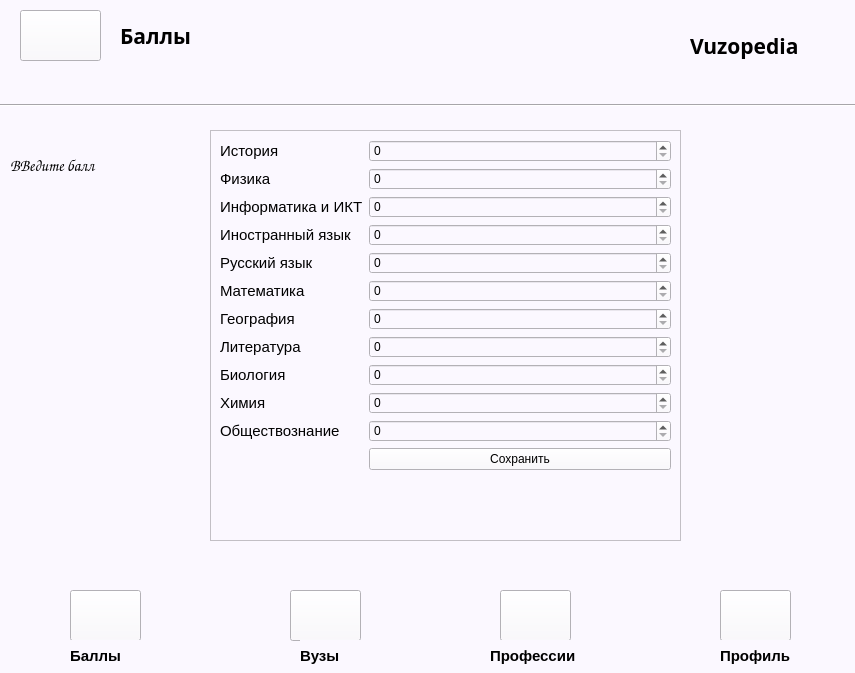
<?xml version="1.0" encoding="UTF-8"?>
<ui version="4.0">
 <class>MainWindow</class>
 <widget class="QMainWindow" name="MainWindow">
  <property name="geometry">
   <rect>
    <x>0</x>
    <y>0</y>
    <width>855</width>
    <height>673</height>
   </rect>
  </property>
  <property name="windowTitle">
   <string>Главное окно </string>
  </property>
  <property name="styleSheet">
   <string notr="true">
background-color: rgb(251, 248, 255);</string>
  </property>
  <widget class="QWidget" name="centralwidget">
   <widget class="QPushButton" name="pushButton_6">
    <property name="geometry">
     <rect>
      <x>20</x>
      <y>10</y>
      <width>81</width>
      <height>51</height>
     </rect>
    </property>
    <property name="text">
     <string/>
    </property>
    <property name="icon">
     <iconset>
      <normaloff>OneDrive/Изображения/burger-menu.png</normaloff>OneDrive/Изображения/burger-menu.png</iconset>
    </property>
    <property name="iconSize">
     <size>
      <width>40</width>
      <height>40</height>
     </size>
    </property>
   </widget>
   <widget class="QLabel" name="label">
    <property name="geometry">
     <rect>
      <x>690</x>
      <y>-10</y>
      <width>161</width>
      <height>111</height>
     </rect>
    </property>
    <property name="font">
     <font>
      <family>Segoe UI Black</family>
      <pointsize>16</pointsize>
      <weight>75</weight>
      <bold>true</bold>
     </font>
    </property>
    <property name="text">
     <string>Vuzopedia</string>
    </property>
   </widget>
   <widget class="QPushButton" name="pushButton_2">
    <property name="geometry">
     <rect>
      <x>70</x>
      <y>590</y>
      <width>71</width>
      <height>51</height>
     </rect>
    </property>
    <property name="toolTipDuration">
     <number>-1</number>
    </property>
    <property name="text">
     <string/>
    </property>
    <property name="icon">
     <iconset>
      <normaloff>OneDrive/Изображения/img_143294.png</normaloff>OneDrive/Изображения/img_143294.png</iconset>
    </property>
    <property name="iconSize">
     <size>
      <width>40</width>
      <height>40</height>
     </size>
    </property>
   </widget>
   <widget class="QPushButton" name="pushButton_3">
    <property name="geometry">
     <rect>
      <x>290</x>
      <y>590</y>
      <width>71</width>
      <height>51</height>
     </rect>
    </property>
    <property name="toolTipDuration">
     <number>-1</number>
    </property>
    <property name="text">
     <string/>
    </property>
    <property name="icon">
     <iconset>
      <normaloff>OneDrive/Изображения/4806947.png</normaloff>OneDrive/Изображения/4806947.png</iconset>
    </property>
    <property name="iconSize">
     <size>
      <width>60</width>
      <height>50</height>
     </size>
    </property>
   </widget>
   <widget class="QPushButton" name="pushButton_5">
    <property name="geometry">
     <rect>
      <x>500</x>
      <y>590</y>
      <width>71</width>
      <height>51</height>
     </rect>
    </property>
    <property name="toolTipDuration">
     <number>-1</number>
    </property>
    <property name="text">
     <string/>
    </property>
    <property name="icon">
     <iconset>
      <normaloff>OneDrive/Изображения/images__1_w_trans.png</normaloff>OneDrive/Изображения/images__1_w_trans.png</iconset>
    </property>
    <property name="iconSize">
     <size>
      <width>45</width>
      <height>45</height>
     </size>
    </property>
   </widget>
   <widget class="QPushButton" name="pushButton_4">
    <property name="geometry">
     <rect>
      <x>720</x>
      <y>590</y>
      <width>71</width>
      <height>51</height>
     </rect>
    </property>
    <property name="toolTipDuration">
     <number>-1</number>
    </property>
    <property name="text">
     <string/>
    </property>
    <property name="icon">
     <iconset>
      <normaloff>OneDrive/Изображения/dsds.png</normaloff>OneDrive/Изображения/dsds.png</iconset>
    </property>
    <property name="iconSize">
     <size>
      <width>45</width>
      <height>45</height>
     </size>
    </property>
   </widget>
   <widget class="QLabel" name="label_2">
    <property name="geometry">
     <rect>
      <x>70</x>
      <y>640</y>
      <width>101</width>
      <height>31</height>
     </rect>
    </property>
    <property name="font">
     <font>
      <pointsize>11</pointsize>
      <weight>75</weight>
      <bold>true</bold>
     </font>
    </property>
    <property name="text">
     <string>Баллы</string>
    </property>
   </widget>
   <widget class="QLabel" name="label_4">
    <property name="geometry">
     <rect>
      <x>300</x>
      <y>640</y>
      <width>101</width>
      <height>31</height>
     </rect>
    </property>
    <property name="font">
     <font>
      <pointsize>11</pointsize>
      <weight>75</weight>
      <bold>true</bold>
     </font>
    </property>
    <property name="text">
     <string>Вузы</string>
    </property>
   </widget>
   <widget class="QLabel" name="label_5">
    <property name="geometry">
     <rect>
      <x>490</x>
      <y>640</y>
      <width>111</width>
      <height>31</height>
     </rect>
    </property>
    <property name="font">
     <font>
      <pointsize>11</pointsize>
      <weight>75</weight>
      <bold>true</bold>
     </font>
    </property>
    <property name="text">
     <string>Профессии</string>
    </property>
   </widget>
   <widget class="QLabel" name="label_6">
    <property name="geometry">
     <rect>
      <x>720</x>
      <y>640</y>
      <width>111</width>
      <height>31</height>
     </rect>
    </property>
    <property name="font">
     <font>
      <pointsize>11</pointsize>
      <weight>75</weight>
      <bold>true</bold>
     </font>
    </property>
    <property name="text">
     <string>Профиль</string>
    </property>
   </widget>
   <widget class="QLabel" name="label_3">
    <property name="geometry">
     <rect>
      <x>10</x>
      <y>140</y>
      <width>151</width>
      <height>51</height>
     </rect>
    </property>
    <property name="font">
     <font>
      <family>Comic Sans MS</family>
      <pointsize>12</pointsize>
      <weight>50</weight>
      <bold>false</bold>
     </font>
    </property>
    <property name="text">
     <string>ВВедите балл</string>
    </property>
   </widget>
   <widget class="Line" name="line">
    <property name="geometry">
     <rect>
      <x>0</x>
      <y>70</y>
      <width>861</width>
      <height>71</height>
     </rect>
    </property>
    <property name="orientation">
     <enum>Qt::Horizontal</enum>
    </property>
   </widget>
   <widget class="QLabel" name="label_7">
    <property name="geometry">
     <rect>
      <x>120</x>
      <y>-20</y>
      <width>161</width>
      <height>111</height>
     </rect>
    </property>
    <property name="font">
     <font>
      <family>Segoe UI Black</family>
      <pointsize>16</pointsize>
      <weight>75</weight>
      <bold>true</bold>
     </font>
    </property>
    <property name="text">
     <string>Баллы</string>
    </property>
   </widget>
   <widget class="QScrollArea" name="scrollArea">
    <property name="geometry">
     <rect>
      <x>210</x>
      <y>130</y>
      <width>471</width>
      <height>411</height>
     </rect>
    </property>
    <property name="widgetResizable">
     <bool>true</bool>
    </property>
    <widget class="QWidget" name="scrollAreaWidgetContents">
     <property name="geometry">
      <rect>
       <x>0</x>
       <y>0</y>
       <width>448</width>
       <height>432</height>
      </rect>
     </property>
     <layout class="QFormLayout" name="formLayout">
      <item row="0" column="0">
       <widget class="QLabel" name="label_14">
        <property name="font">
         <font>
          <family>Microsoft Sans Serif</family>
          <pointsize>11</pointsize>
         </font>
        </property>
        <property name="text">
         <string>История</string>
        </property>
       </widget>
      </item>
      <item row="0" column="1">
       <widget class="QSpinBox" name="spinBox_10">
        <property name="maximum">
         <number>100</number>
        </property>
       </widget>
      </item>
      <item row="2" column="0">
       <widget class="QLabel" name="label_11">
        <property name="font">
         <font>
          <family>Microsoft Sans Serif</family>
          <pointsize>11</pointsize>
         </font>
        </property>
        <property name="text">
         <string>Физика</string>
        </property>
       </widget>
      </item>
      <item row="2" column="1">
       <widget class="QSpinBox" name="spinBox_3">
        <property name="maximum">
         <number>100</number>
        </property>
       </widget>
      </item>
      <item row="3" column="0">
       <widget class="QLabel" name="label_10">
        <property name="font">
         <font>
          <family>Microsoft Sans Serif</family>
          <pointsize>11</pointsize>
         </font>
        </property>
        <property name="text">
         <string>Информатика и ИКТ</string>
        </property>
       </widget>
      </item>
      <item row="3" column="1">
       <widget class="QSpinBox" name="spinBox">
        <property name="maximum">
         <number>100</number>
        </property>
       </widget>
      </item>
      <item row="5" column="0">
       <widget class="QLabel" name="label_15">
        <property name="font">
         <font>
          <family>Microsoft Sans Serif</family>
          <pointsize>11</pointsize>
         </font>
        </property>
        <property name="text">
         <string>Иностранный язык</string>
        </property>
       </widget>
      </item>
      <item row="5" column="1">
       <widget class="QSpinBox" name="spinBox_6">
        <property name="maximum">
         <number>100</number>
        </property>
       </widget>
      </item>
      <item row="6" column="0">
       <widget class="QLabel" name="label_9">
        <property name="font">
         <font>
          <family>Microsoft Sans Serif</family>
          <pointsize>11</pointsize>
         </font>
        </property>
        <property name="text">
         <string>Русский язык</string>
        </property>
       </widget>
      </item>
      <item row="6" column="1">
       <widget class="QSpinBox" name="spinBox_8">
        <property name="maximum">
         <number>100</number>
        </property>
       </widget>
      </item>
      <item row="7" column="0">
       <widget class="QLabel" name="label_8">
        <property name="font">
         <font>
          <family>Microsoft Sans Serif</family>
          <pointsize>11</pointsize>
         </font>
        </property>
        <property name="text">
         <string>Математика</string>
        </property>
       </widget>
      </item>
      <item row="7" column="1">
       <widget class="QSpinBox" name="spinBox_5">
        <property name="maximum">
         <number>100</number>
        </property>
       </widget>
      </item>
      <item row="8" column="0">
       <widget class="QLabel" name="label_17">
        <property name="font">
         <font>
          <family>Microsoft Sans Serif</family>
          <pointsize>11</pointsize>
         </font>
        </property>
        <property name="text">
         <string>География</string>
        </property>
       </widget>
      </item>
      <item row="8" column="1">
       <widget class="QSpinBox" name="spinBox_7">
        <property name="maximum">
         <number>100</number>
        </property>
       </widget>
      </item>
      <item row="10" column="0">
       <widget class="QLabel" name="label_16">
        <property name="font">
         <font>
          <family>Microsoft Sans Serif</family>
          <pointsize>11</pointsize>
         </font>
        </property>
        <property name="text">
         <string>Литература </string>
        </property>
       </widget>
      </item>
      <item row="10" column="1">
       <widget class="QSpinBox" name="spinBox_4">
        <property name="maximum">
         <number>100</number>
        </property>
       </widget>
      </item>
      <item row="12" column="0">
       <widget class="QLabel" name="label_18">
        <property name="font">
         <font>
          <family>Microsoft Sans Serif</family>
          <pointsize>11</pointsize>
         </font>
        </property>
        <property name="text">
         <string>Биология</string>
        </property>
       </widget>
      </item>
      <item row="12" column="1">
       <widget class="QSpinBox" name="spinBox_11">
        <property name="maximum">
         <number>100</number>
        </property>
       </widget>
      </item>
      <item row="13" column="0">
       <widget class="QLabel" name="label_12">
        <property name="font">
         <font>
          <family>Microsoft Sans Serif</family>
          <pointsize>11</pointsize>
         </font>
        </property>
        <property name="text">
         <string>Химия</string>
        </property>
       </widget>
      </item>
      <item row="13" column="1">
       <widget class="QSpinBox" name="spinBox_9">
        <property name="maximum">
         <number>100</number>
        </property>
       </widget>
      </item>
      <item row="16" column="0">
       <widget class="QLabel" name="label_13">
        <property name="font">
         <font>
          <family>Microsoft Sans Serif</family>
          <pointsize>11</pointsize>
         </font>
        </property>
        <property name="text">
         <string>Обществознание</string>
        </property>
       </widget>
      </item>
      <item row="16" column="1">
       <widget class="QSpinBox" name="spinBox_2">
        <property name="maximum">
         <number>100</number>
        </property>
       </widget>
      </item>
      <item row="20" column="1">
       <widget class="QPushButton" name="pushButton">
        <property name="text">
         <string>Сохранить</string>
        </property>
       </widget>
      </item>
     </layout>
    </widget>
   </widget>
  </widget>
 </widget>
 <resources/>
 <connections/>
</ui>
